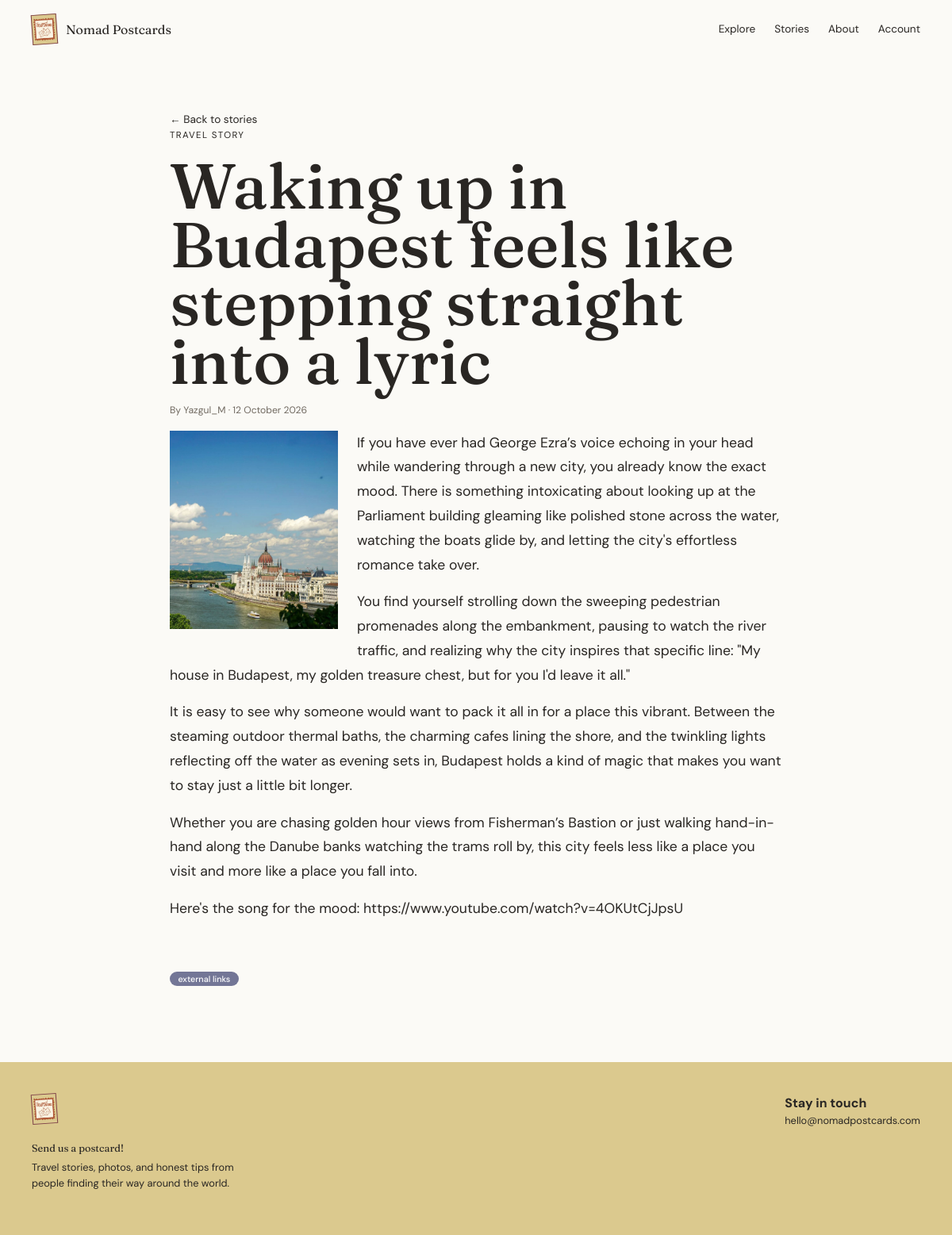
Screenshot of /posts/waking-up-in-budapest-feels-like-stepping-straight-into-a-lyric/ with the database file from the repository.
### core/models.py (models this page shows, shortened)
class Post(models.Model):
    class Section(models.TextChoices):
        FOLLOWING = "following", "Following"
        TRENDING = "trending", "Trending"
        NEWBIES = "newbies", "Newbies"
    title = models.CharField(max_length=200)
    slug = models.SlugField(max_length=220, unique=True, blank=True)
    content = models.TextField()
    image = models.ImageField(upload_to="post_images/", blank=True, null=True)
    second_image = models.ImageField(upload_to="post_images/", blank=True, null=True)
    section = models.CharField(max_length=20, choices=Section.choices, default=Section.FOLLOWING)
    author = models.ForeignKey(
        settings.AUTH_USER_MODEL,
        on_delete=models.CASCADE
    )
    created_at = models.DateTimeField(default=timezone.now)
    is_hidden = models.BooleanField(default=False)
    has_explicit_langauge = models.BooleanField(default=False)
    is_long_read = models.BooleanField(default=False)
    has_external_links = models.BooleanField(default=False)

### core/views.py (the view)
# urls.py: path("posts/<slug:slug>/", views.PostDetailView.as_view(), name="post_detail"),
class PostDetailView(DetailView):
	model = Post
	template_name = "core/post_detail.html"
	context_object_name = "post"
	slug_field = "slug"
	slug_url_kwarg = "slug"

### core/templates/core/post_detail.html (shortened to what this page needs)
{% extends "core/base.html" %}
{% block content %}
<article class="detail-page container">
    <a class="back-link" href="{% url 'core:post_list' %}">← Back to stories</a>
    <p class="eyebrow">Travel story</p>
    <h1>{{ post.title }}</h1>
    <p class="detail-meta">By {{ post.author.username }} · {{ post.created_at|date:"j F Y" }}</p>
    {% if post.image %}
        <img class="detail-cover" src="{{ post.image.url }}" alt="{{ post.title }}">
    {% endif %}
    <div class="detail-content">{{ post.content|linebreaks }}</div>
    <div class="badges detail-badges">
        {% if post.has_external_links %}<span class="badge badge-blue">external links</span>{% endif %}
    </div>
</article>
{% endblock %}

### static/core/css/style.css (style rules this page uses)
:root { --ink: #292623; --paper: #fbfaf6; --green: #60766b; --burgundy: #7e4148; --gold: #dbc98e; --line: #d9d5ca; }
* { box-sizing: border-box; }
body { margin: 0; color: var(--ink); background: var(--paper); font-family: "DM Sans", sans-serif; }
a { color: inherit; text-decoration: none; }
.hero h1, .page-heading h1, .detail-page h1 { font-family: Fraunces, serif; font-size: clamp(2.8rem, 7vw, 5.5rem); line-height: .92; margin: .4rem 0 1rem; }
.eyebrow { font-size: .72rem; letter-spacing: .12em; margin: 0; text-transform: uppercase; }
.post-meta, .detail-meta { color: #716a61; font-size: .76rem; }
.badges { display: flex; flex-wrap: wrap; gap: .35rem; }
.badge { border-radius: 1rem; color: #fff; font-size: .67rem; font-weight: 500; padding: .25rem .65rem; }
.badge-blue { background: #737696; }
.detail-page { max-width: 820px; padding: 4rem 1.5rem 6rem; }
.back-link { font-size: .85rem; }
.detail-page h1 { font-size: clamp(2.8rem, 7vw, 5rem); margin-top: 1.2rem; }
.detail-content { font-size: 1.1rem; line-height: 1.75; margin: 0 0 3rem; }
.detail-content p:first-child { margin-top: 0; }
.detail-cover { display: block; float: left; max-height: 250px; margin: 0 1.5rem 1rem 0; object-fit: contain; max-width: 350px; }
.detail-content::after { clear: both; content: ""; display: table; }
.detail-badges { margin-top: 1rem; }

### rows the page displays
Post: title "Waking up in Budapest feels like stepping straight into a lyric", author.username "Yazgul_M", created_at "12 October 2026", image (picture), content "If you have ever had George Ezra’s voice echoing in your head while wandering through a new city, you already know the exact mood. There is something intoxicating about looking up at the Parliament building gleaming like polished stone across the water, watching the boats glide by, and letting the city's effortless romance take over. You find yourself strolling down the sweeping pedestrian promenades along the embankment, pausing to watch the river traffic, and realizing why the city inspires that specific line: \"My house in Budapest, my golden treasure chest, but for you I'd leave it all.\" It is easy to see why someone would want to pack it all in for a place this vibrant. Between the…"
